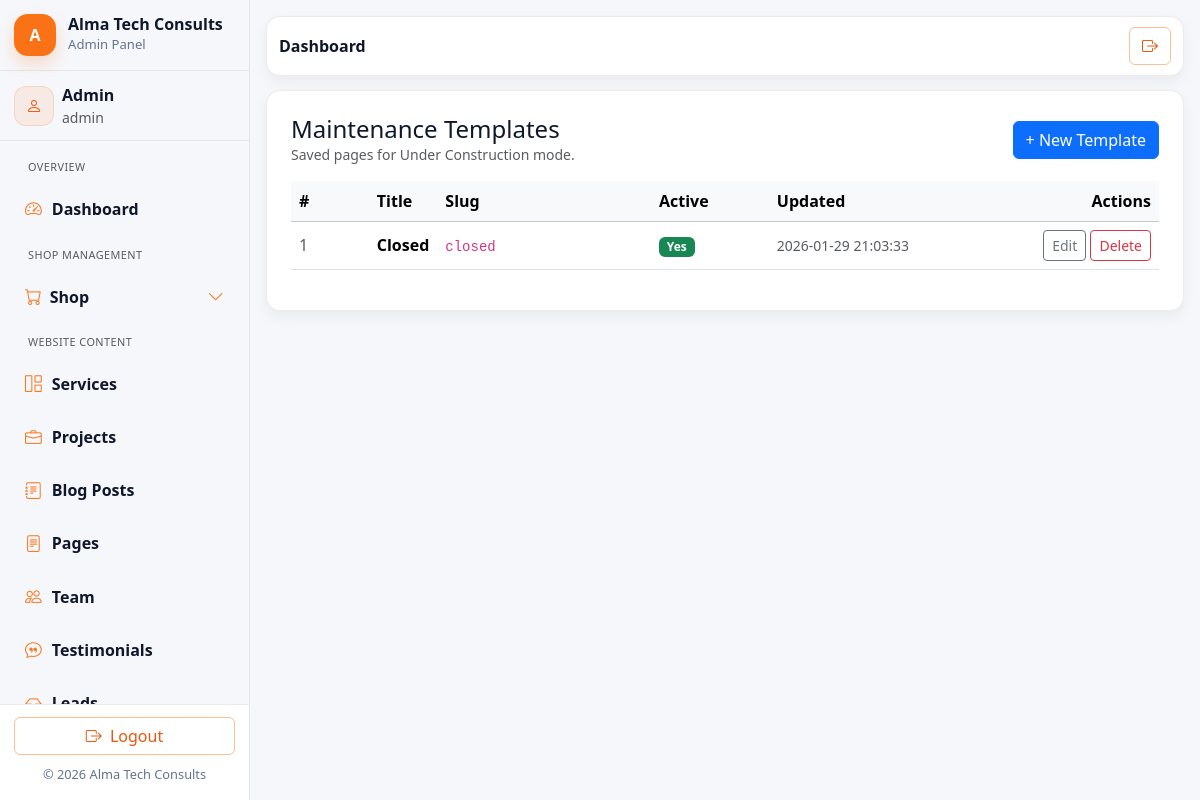
The page /admin/maintenance/list.php on the database its author committed.
### tables this page shows
CREATE TABLE `maintenance_templates` (
  `id` int(11) NOT NULL,
  `title` varchar(190) NOT NULL,
  `slug` varchar(190) NOT NULL,
  `html` mediumtext DEFAULT NULL,
  `custom_css` mediumtext DEFAULT NULL,
  `custom_js` mediumtext DEFAULT NULL,
  `is_active` tinyint(1) NOT NULL DEFAULT 1,
  `created_at` datetime NOT NULL DEFAULT current_timestamp(),
  `updated_at` datetime DEFAULT NULL
);

### includes/helpers.php (called while the page is built, shortened)
<?php
if (!function_exists('h')) {
  function h($s): string {
    return htmlspecialchars((string)$s, ENT_QUOTES, 'UTF-8');
  }
}

### admin/maintenance/list.php (the view, shortened to what this page needs)
<?php
require_once __DIR__ . '/../includes/admin_header.php';
require_once __DIR__ . '/../includes/admin_sidebar.php';
require_once __DIR__ . '/../../includes/helpers.php';
require_once __DIR__ . '/../../includes/db.php';
$db = $GLOBALS['db'] ?? $mysqli ?? null;
$rows = [];
$res = $db->query("SELECT id,title,slug,is_active,updated_at,created_at FROM maintenance_templates ORDER BY created_at DESC");
if ($res) $rows = $res->fetch_all(MYSQLI_ASSOC);
?>
<div class="admin-main">
  <?php require_once __DIR__ . '/../includes/admin_topbar.php'; ?>
  <div class="admin-card p-4">
    <div class="d-flex justify-content-between align-items-center mb-3">
      <div>
        <h4 class="mb-0">Maintenance Templates</h4>
        <div class="text-muted small">Saved pages for Under Construction mode.</div>
      </div>
      <a class="btn btn-primary" href="add.php">+ New Template</a>
    </div>
    <div class="table-responsive">
      <table class="table table-hover align-middle">
        <thead class="table-light">
          <tr>
            <th style="width:80px;">#</th>
            <th>Title</th>
            <th style="width:220px;">Slug</th>
            <th style="width:120px;">Active</th>
            <th style="width:200px;">Updated</th>
            <th style="width:200px;" class="text-end">Actions</th>
          </tr>
        </thead>
        <tbody>
          <?php if (!$rows): ?>
            <tr><td colspan="6" class="text-center text-muted py-5">No templates yet.</td></tr>
          <?php else: foreach ($rows as $r): ?>
            <tr>
              <td class="text-muted"><?= (int)$r['id'] ?></td>
              <td class="fw-semibold"><?= h($r['title']) ?></td>
              <td><code><?= h($r['slug']) ?></code></td>
              <td><?= !empty($r['is_active']) ? '<span class="badge bg-success">Yes</span>' : '<span class="badge bg-secondary">No</span>' ?></td>
              <td class="text-muted small"><?= h((string)($r['updated_at'] ?? $r['created_at'])) ?></td>
              <td class="text-end">
                <a class="btn btn-sm btn-outline-secondary" href="edit.php?id=<?= (int)$r['id'] ?>">Edit</a>
                <form class="d-inline" method="post" action="delete.php" onsubmit="return confirm('Delete this template?');">
                  <button class="btn btn-sm btn-outline-danger" type="submit">Delete</button>
                </form>
              </td>
            </tr>
          <?php endforeach; endif; ?>
        </tbody>
      </table>
    </div>
  </div>
</div>
<?php require_once __DIR__ . '/../includes/admin_footer.php'; ?>

### assets/css/main.css (style rules this page uses)
:root { --orange-900:#c2410c; --orange-700:#ea580c; --orange-600:#f97316; --orange-500:#fb923c; --orange-400:#fdba74; --orange-200:#fed7aa; --orange-100:#ffedd5; --text:#0f172a; --muted:#64748b; --border:#e2e8f0; --bg-soft:#fff7ed; --transition-fast: 0.2s ease; --transition-smooth: 0.3s ease; --transition-bounce: 0.4s cubic-bezier(0.68, -0.55, 0.265, 1.55); }
html { scroll-behavior: smooth; }
body { color: var(--text); background: #ffffff; }
a { transition: color var(--transition-fast); color: var(--text); }

### assets/css/admin.css (style rules this page uses)
.admin-shell { background: #f6f7fb; min-height: 100vh; }
:root { --admin-radius: 14px; --admin-border: rgba(15, 23, 42, .08); --admin-shadow: 0 8px 18px rgba(2,6,23,.06); --admin-shadow-soft: 0 6px 14px rgba(2,6,23,.05); }
.admin-main { flex:1; padding: 16px; margin-left: 0; }
.admin-card { border: 1px solid var(--admin-border); border-radius: var(--admin-radius); background:#fff; box-shadow: var(--admin-shadow-soft); }
.admin-main { flex: 1 1 auto; min-width: 0; }
@media (min-width: 992px) { .admin-main { margin-left: 0 !important; } }

### rows shown on the page
maintenance_templates: id "1", title "Closed", slug "closed", is_active "Yes", updated_at "2026-01-29 21:03:33"

### other values the page prints
$admin['name'] "Admin"
$admin['role'] "admin"
$page_heading "Dashboard"
